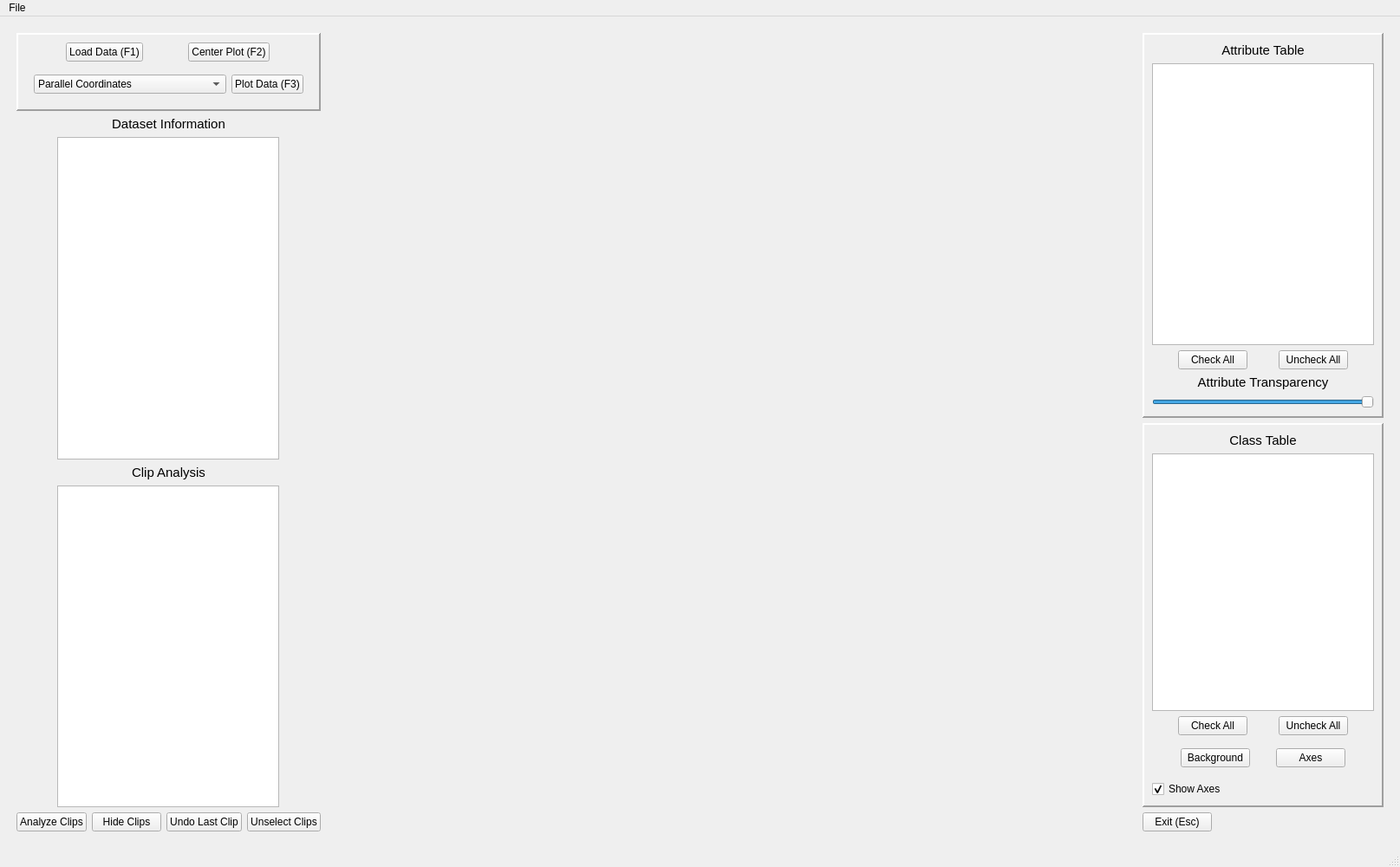
<?xml version="1.0" encoding="UTF-8"?>
<ui version="4.0">
 <class>MainWindow</class>
 <widget class="QMainWindow" name="MainWindow">
  <property name="geometry">
   <rect>
    <x>0</x>
    <y>0</y>
    <width>1615</width>
    <height>1000</height>
   </rect>
  </property>
  <property name="maximumSize">
   <size>
    <width>16777215</width>
    <height>1000</height>
   </size>
  </property>
  <property name="windowTitle">
   <string>DCVis: Dynamic Coordinate Visualization System</string>
  </property>
  <property name="tabShape">
   <enum>QTabWidget::Rounded</enum>
  </property>
  <widget class="QWidget" name="centralwidget">
   <layout class="QGridLayout" name="gridLayout">
    <item row="1" column="0">
     <spacer name="horizontalSpacer_2">
      <property name="orientation">
       <enum>Qt::Horizontal</enum>
      </property>
      <property name="sizeType">
       <enum>QSizePolicy::Fixed</enum>
      </property>
      <property name="sizeHint" stdset="0">
       <size>
        <width>10</width>
        <height>20</height>
       </size>
      </property>
     </spacer>
    </item>
    <item row="1" column="2">
     <spacer name="horizontalSpacer">
      <property name="orientation">
       <enum>Qt::Horizontal</enum>
      </property>
      <property name="sizeType">
       <enum>QSizePolicy::Fixed</enum>
      </property>
      <property name="sizeHint" stdset="0">
       <size>
        <width>10</width>
        <height>20</height>
       </size>
      </property>
     </spacer>
    </item>
    <item row="1" column="1">
     <layout class="QHBoxLayout" name="horizontalLayout_2">
      <item>
       <layout class="QVBoxLayout" name="verticalLayout_4">
        <item>
         <widget class="QFrame" name="data_frame">
          <property name="frameShape">
           <enum>QFrame::Panel</enum>
          </property>
          <property name="frameShadow">
           <enum>QFrame::Raised</enum>
          </property>
          <property name="lineWidth">
           <number>2</number>
          </property>
          <layout class="QHBoxLayout" name="horizontalLayout_5">
           <item>
            <layout class="QVBoxLayout" name="verticalLayout_5">
             <item>
              <layout class="QHBoxLayout" name="horizontalLayout_9">
               <item>
                <widget class="QPushButton" name="load_button">
                 <property name="sizePolicy">
                  <sizepolicy hsizetype="Fixed" vsizetype="Fixed">
                   <horstretch>0</horstretch>
                   <verstretch>0</verstretch>
                  </sizepolicy>
                 </property>
                 <property name="text">
                  <string>Load Data (F1)</string>
                 </property>
                 <property name="autoDefault">
                  <bool>false</bool>
                 </property>
                </widget>
               </item>
               <item>
                <widget class="QPushButton" name="recenter_button">
                 <property name="sizePolicy">
                  <sizepolicy hsizetype="Fixed" vsizetype="Fixed">
                   <horstretch>0</horstretch>
                   <verstretch>0</verstretch>
                  </sizepolicy>
                 </property>
                 <property name="text">
                  <string>Center Plot (F2)</string>
                 </property>
                </widget>
               </item>
              </layout>
             </item>
             <item>
              <widget class="QWidget" name="data_widget_2" native="true">
               <layout class="QHBoxLayout" name="horizontalLayout_8">
                <item>
                 <widget class="QComboBox" name="plot_select">
                  <item>
                   <property name="text">
                    <string>Parallel Coordinates</string>
                   </property>
                  </item>
                  <item>
                   <property name="text">
                    <string>Shifted Paired Coordinates</string>
                   </property>
                  </item>
                  <item>
                   <property name="text">
                    <string>Dynamic Scaffold Coordinates 1</string>
                   </property>
                  </item>
                  <item>
                   <property name="text">
                    <string>Dynamic Scaffold Coordinates 2</string>
                   </property>
                  </item>
                  <item>
                   <property name="text">
                    <string>Static Circular Coordinates</string>
                   </property>
                  </item>
                  <item>
                   <property name="text">
                    <string>Dynamic Circular Coordinates</string>
                   </property>
                  </item>
                 </widget>
                </item>
                <item>
                 <widget class="QPushButton" name="plot_button">
                  <property name="sizePolicy">
                   <sizepolicy hsizetype="Fixed" vsizetype="Fixed">
                    <horstretch>0</horstretch>
                    <verstretch>0</verstretch>
                   </sizepolicy>
                  </property>
                  <property name="text">
                   <string>Plot Data (F3)</string>
                  </property>
                 </widget>
                </item>
               </layout>
              </widget>
             </item>
            </layout>
           </item>
          </layout>
         </widget>
        </item>
        <item>
         <widget class="QLabel" name="label">
          <property name="font">
           <font>
            <pointsize>11</pointsize>
            <weight>50</weight>
            <bold>false</bold>
            <kerning>true</kerning>
           </font>
          </property>
          <property name="text">
           <string>Dataset Information</string>
          </property>
          <property name="alignment">
           <set>Qt::AlignCenter</set>
          </property>
         </widget>
        </item>
        <item alignment="Qt::AlignHCenter">
         <widget class="QTextBrowser" name="dataset_textbox">
          <property name="sizePolicy">
           <sizepolicy hsizetype="Fixed" vsizetype="Expanding">
            <horstretch>0</horstretch>
            <verstretch>0</verstretch>
           </sizepolicy>
          </property>
         </widget>
        </item>
        <item>
         <layout class="QHBoxLayout" name="horizontalLayout_4"/>
        </item>
        <item>
         <widget class="QLabel" name="label_2">
          <property name="font">
           <font>
            <pointsize>11</pointsize>
            <weight>50</weight>
            <bold>false</bold>
            <kerning>true</kerning>
           </font>
          </property>
          <property name="text">
           <string>Clip Analysis</string>
          </property>
          <property name="alignment">
           <set>Qt::AlignCenter</set>
          </property>
         </widget>
        </item>
        <item alignment="Qt::AlignHCenter">
         <widget class="QTextBrowser" name="clipped_area_textbox">
          <property name="sizePolicy">
           <sizepolicy hsizetype="Fixed" vsizetype="Expanding">
            <horstretch>0</horstretch>
            <verstretch>0</verstretch>
           </sizepolicy>
          </property>
         </widget>
        </item>
        <item>
         <layout class="QHBoxLayout" name="horizontalLayout_3">
          <item>
           <widget class="QPushButton" name="analyze_clip_button">
            <property name="sizePolicy">
             <sizepolicy hsizetype="Fixed" vsizetype="Fixed">
              <horstretch>0</horstretch>
              <verstretch>0</verstretch>
             </sizepolicy>
            </property>
            <property name="text">
             <string>Analyze Clips</string>
            </property>
           </widget>
          </item>
          <item>
           <widget class="QPushButton" name="hide_clip_button">
            <property name="sizePolicy">
             <sizepolicy hsizetype="Fixed" vsizetype="Fixed">
              <horstretch>0</horstretch>
              <verstretch>0</verstretch>
             </sizepolicy>
            </property>
            <property name="text">
             <string>Hide Clips</string>
            </property>
           </widget>
          </item>
          <item>
           <widget class="QPushButton" name="undo_clip_button">
            <property name="sizePolicy">
             <sizepolicy hsizetype="Fixed" vsizetype="Fixed">
              <horstretch>0</horstretch>
              <verstretch>0</verstretch>
             </sizepolicy>
            </property>
            <property name="text">
             <string>Undo Last Clip</string>
            </property>
           </widget>
          </item>
          <item>
           <widget class="QPushButton" name="remove_clip_button">
            <property name="sizePolicy">
             <sizepolicy hsizetype="Fixed" vsizetype="Fixed">
              <horstretch>0</horstretch>
              <verstretch>0</verstretch>
             </sizepolicy>
            </property>
            <property name="text">
             <string>Unselect Clips</string>
            </property>
           </widget>
          </item>
         </layout>
        </item>
       </layout>
      </item>
      <item>
       <layout class="QVBoxLayout" name="plotDisplay">
        <item>
         <widget class="QWidget" name="pl" native="true">
          <property name="minimumSize">
           <size>
            <width>850</width>
            <height>850</height>
           </size>
          </property>
          <property name="maximumSize">
           <size>
            <width>16777215</width>
            <height>16777215</height>
           </size>
          </property>
         </widget>
        </item>
       </layout>
      </item>
      <item>
       <layout class="QVBoxLayout" name="verticalLayout_10">
        <item alignment="Qt::AlignHCenter">
         <widget class="QFrame" name="attributeFrame">
          <property name="sizePolicy">
           <sizepolicy hsizetype="Fixed" vsizetype="Preferred">
            <horstretch>0</horstretch>
            <verstretch>0</verstretch>
           </sizepolicy>
          </property>
          <property name="frameShape">
           <enum>QFrame::Panel</enum>
          </property>
          <property name="frameShadow">
           <enum>QFrame::Raised</enum>
          </property>
          <property name="lineWidth">
           <number>2</number>
          </property>
          <layout class="QVBoxLayout" name="verticalLayout_9">
           <item>
            <layout class="QVBoxLayout" name="attributeFrameLayout">
             <item>
              <widget class="QLabel" name="label_3">
               <property name="font">
                <font>
                 <pointsize>11</pointsize>
                 <weight>50</weight>
                 <bold>false</bold>
                 <kerning>true</kerning>
                </font>
               </property>
               <property name="text">
                <string>Attribute Table</string>
               </property>
               <property name="alignment">
                <set>Qt::AlignCenter</set>
               </property>
              </widget>
             </item>
             <item>
              <layout class="QVBoxLayout" name="attribute_table_layout">
               <item>
                <widget class="QTableWidget" name="attribute_pl"/>
               </item>
              </layout>
             </item>
             <item>
              <layout class="QHBoxLayout" name="horizontalLayout">
               <item>
                <widget class="QPushButton" name="check_attributes">
                 <property name="sizePolicy">
                  <sizepolicy hsizetype="Fixed" vsizetype="Fixed">
                   <horstretch>0</horstretch>
                   <verstretch>0</verstretch>
                  </sizepolicy>
                 </property>
                 <property name="text">
                  <string>Check All</string>
                 </property>
                </widget>
               </item>
               <item>
                <widget class="QPushButton" name="uncheck_attributes">
                 <property name="sizePolicy">
                  <sizepolicy hsizetype="Fixed" vsizetype="Fixed">
                   <horstretch>0</horstretch>
                   <verstretch>0</verstretch>
                  </sizepolicy>
                 </property>
                 <property name="text">
                  <string>Uncheck All</string>
                 </property>
                </widget>
               </item>
              </layout>
             </item>
             <item>
              <widget class="QLabel" name="label_5">
               <property name="font">
                <font>
                 <pointsize>11</pointsize>
                 <weight>50</weight>
                 <bold>false</bold>
                 <kerning>true</kerning>
                </font>
               </property>
               <property name="text">
                <string>Attribute Transparency</string>
               </property>
               <property name="alignment">
                <set>Qt::AlignCenter</set>
               </property>
              </widget>
             </item>
             <item>
              <widget class="QSlider" name="attribute_slide">
               <property name="sizePolicy">
                <sizepolicy hsizetype="Minimum" vsizetype="Fixed">
                 <horstretch>0</horstretch>
                 <verstretch>0</verstretch>
                </sizepolicy>
               </property>
               <property name="maximum">
                <number>255</number>
               </property>
               <property name="value">
                <number>255</number>
               </property>
               <property name="orientation">
                <enum>Qt::Horizontal</enum>
               </property>
              </widget>
             </item>
            </layout>
           </item>
          </layout>
         </widget>
        </item>
        <item alignment="Qt::AlignHCenter">
         <widget class="QFrame" name="classFrame">
          <property name="sizePolicy">
           <sizepolicy hsizetype="Fixed" vsizetype="Preferred">
            <horstretch>0</horstretch>
            <verstretch>0</verstretch>
           </sizepolicy>
          </property>
          <property name="frameShape">
           <enum>QFrame::Panel</enum>
          </property>
          <property name="frameShadow">
           <enum>QFrame::Raised</enum>
          </property>
          <property name="lineWidth">
           <number>2</number>
          </property>
          <layout class="QVBoxLayout" name="verticalLayout_8">
           <item>
            <layout class="QVBoxLayout" name="classFrameLayout">
             <item>
              <layout class="QVBoxLayout" name="class_table_layout">
               <item>
                <widget class="QLabel" name="label_4">
                 <property name="font">
                  <font>
                   <pointsize>11</pointsize>
                   <weight>50</weight>
                   <bold>false</bold>
                   <kerning>true</kerning>
                  </font>
                 </property>
                 <property name="text">
                  <string>Class Table</string>
                 </property>
                 <property name="alignment">
                  <set>Qt::AlignCenter</set>
                 </property>
                </widget>
               </item>
               <item>
                <widget class="QTableWidget" name="class_pl"/>
               </item>
              </layout>
             </item>
             <item>
              <layout class="QHBoxLayout" name="horizontalLayout_6">
               <item>
                <widget class="QPushButton" name="check_classes">
                 <property name="sizePolicy">
                  <sizepolicy hsizetype="Fixed" vsizetype="Fixed">
                   <horstretch>0</horstretch>
                   <verstretch>0</verstretch>
                  </sizepolicy>
                 </property>
                 <property name="text">
                  <string>Check All</string>
                 </property>
                </widget>
               </item>
               <item>
                <widget class="QPushButton" name="uncheck_classes">
                 <property name="sizePolicy">
                  <sizepolicy hsizetype="Fixed" vsizetype="Fixed">
                   <horstretch>0</horstretch>
                   <verstretch>0</verstretch>
                  </sizepolicy>
                 </property>
                 <property name="text">
                  <string>Uncheck All</string>
                 </property>
                </widget>
               </item>
              </layout>
             </item>
            </layout>
           </item>
           <item>
            <widget class="QWidget" name="widget" native="true">
             <layout class="QHBoxLayout" name="horizontalLayout_7">
              <item>
               <widget class="QPushButton" name="background_button">
                <property name="sizePolicy">
                 <sizepolicy hsizetype="Fixed" vsizetype="Fixed">
                  <horstretch>0</horstretch>
                  <verstretch>0</verstretch>
                 </sizepolicy>
                </property>
                <property name="text">
                 <string>Background</string>
                </property>
               </widget>
              </item>
              <item>
               <widget class="QPushButton" name="axes_button">
                <property name="sizePolicy">
                 <sizepolicy hsizetype="Fixed" vsizetype="Fixed">
                  <horstretch>0</horstretch>
                  <verstretch>0</verstretch>
                 </sizepolicy>
                </property>
                <property name="text">
                 <string>Axes</string>
                </property>
               </widget>
              </item>
             </layout>
            </widget>
           </item>
           <item>
            <widget class="QCheckBox" name="show_axes">
             <property name="text">
              <string>Show Axes</string>
             </property>
             <property name="checked">
              <bool>true</bool>
             </property>
            </widget>
           </item>
          </layout>
         </widget>
        </item>
        <item>
         <widget class="QPushButton" name="exit_button">
          <property name="sizePolicy">
           <sizepolicy hsizetype="Fixed" vsizetype="Fixed">
            <horstretch>0</horstretch>
            <verstretch>0</verstretch>
           </sizepolicy>
          </property>
          <property name="text">
           <string>Exit (Esc)</string>
          </property>
         </widget>
        </item>
       </layout>
      </item>
     </layout>
    </item>
    <item row="2" column="1">
     <spacer name="verticalSpacer_2">
      <property name="orientation">
       <enum>Qt::Vertical</enum>
      </property>
      <property name="sizeType">
       <enum>QSizePolicy::Fixed</enum>
      </property>
      <property name="sizeHint" stdset="0">
       <size>
        <width>20</width>
        <height>10</height>
       </size>
      </property>
     </spacer>
    </item>
    <item row="0" column="1">
     <spacer name="verticalSpacer">
      <property name="orientation">
       <enum>Qt::Vertical</enum>
      </property>
      <property name="sizeType">
       <enum>QSizePolicy::Fixed</enum>
      </property>
      <property name="sizeHint" stdset="0">
       <size>
        <width>20</width>
        <height>10</height>
       </size>
      </property>
     </spacer>
    </item>
   </layout>
  </widget>
  <widget class="QMenuBar" name="menubar">
   <property name="geometry">
    <rect>
     <x>0</x>
     <y>0</y>
     <width>1615</width>
     <height>21</height>
    </rect>
   </property>
   <widget class="QMenu" name="menuFile">
    <property name="title">
     <string>File</string>
    </property>
    <addaction name="actionExit"/>
   </widget>
   <addaction name="menuFile"/>
  </widget>
  <widget class="QStatusBar" name="statusbar"/>
  <action name="actionExit">
   <property name="text">
    <string>Exit (Esc)</string>
   </property>
  </action>
  <action name="actionLoad_Data">
   <property name="text">
    <string>Load Data</string>
   </property>
  </action>
 </widget>
 <resources/>
 <connections/>
</ui>
